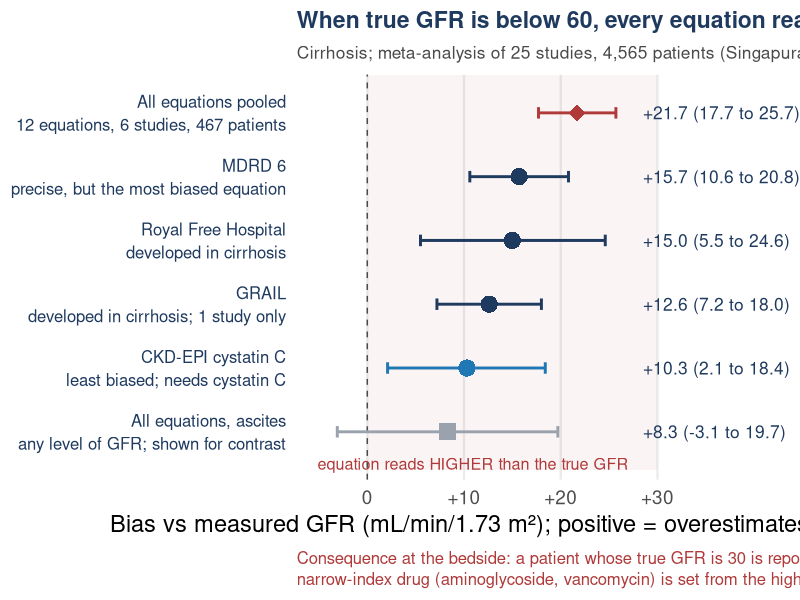

Write R code to recreate this figure.
# =============================================================================
# Cirrhosis GFR slide. Bias of eGFR equations against measured GFR in cirrhosis,
# restricted to patients with measured GFR < 60 mL/min/1.73 m2.
# Source: Singapura 2021, Liver Transpl 27:1538-1552, doi 10.1002/lt.26216.
# Systematic review/meta-analysis: 25 studies, n = 4565 (52.0 years, 37.0% women),
# 18 equations. The <60 subset: 6 studies, 12 equations, 467 patients, measured
# GFR range 22.6-56.8 mL/min/1.73 m2.
# Values below are the clinical-unit (mL/min/1.73 m2) biases reported in the
# abstract; a positive value means the equation OVERESTIMATES GFR:
#   All equations pooled          +21.7 (95% CI 17.7-25.7)
#   MDRD 6                        +15.7 (10.6-20.8)
#   Royal Free Hospital (RFH)     +15.0 (5.5-24.6)
#   GRAIL                         +12.6 (7.2-18.0)   [evaluated in 1 study only]
#   CKD-EPI cystatin C (CEC)      +10.3 (2.1-18.4)
# Context row (all levels of GFR, patients with ascites): +8.3 (-3.1 to 19.7).
# Across all levels of GFR, CKD-EPI creatinine-cystatin C (CESC) was least biased
# (-3.6; -17.4 to 10.3) but imprecise. No simulation; no value is interpolated.
# =============================================================================
suppressPackageStartupMessages({library(dplyr); library(ggplot2)})
col_blue <- "#1f77b4"; col_grey <- "#9aa3ad"; col_navy <- "#1f3a5f"; col_dark <- "#4a4a4a"; col_red <- "#b03a3a"

d <- tribble(~eq, ~detail, ~est, ~lo, ~hi, ~grp,
  "All equations pooled",      "12 equations, 6 studies, 467 patients", 21.7, 17.7, 25.7, "pooled",
  "MDRD 6",                     "precise, but the most biased equation", 15.7, 10.6, 20.8, "cr",
  "Royal Free Hospital",        "developed in cirrhosis",               15.0,  5.5, 24.6, "cr",
  "GRAIL",                      "developed in cirrhosis; 1 study only", 12.6,  7.2, 18.0, "cr",
  "CKD-EPI cystatin C",         "least biased; needs cystatin C",       10.3,  2.1, 18.4, "cys",
  "All equations, ascites", "any level of GFR; shown for contrast",    8.3, -3.1, 19.7, "ctx") |>
  mutate(eq = paste0(eq, "\n", detail), eq = factor(eq, rev(eq)),
         lab = sprintf("%+.1f (%.1f to %.1f)", est, lo, hi),
         lab = ifelse(est == 8.3, "+8.3 (-3.1 to 19.7)", lab))

p <- ggplot(d, aes(est, eq, color = grp)) +
  annotate("rect", xmin = 0, xmax = 30, ymin = 0.4, ymax = 6.6, fill = col_red, alpha = 0.05) +
  geom_vline(xintercept = 0, linetype = "dashed", color = col_dark) +
  geom_errorbar(aes(xmin = lo, xmax = hi), width = 0.18, linewidth = 1, orientation = "y") +
  geom_point(aes(shape = grp), size = 5.5, fill = "white") +
  geom_text(aes(x = 28.5, label = lab), hjust = 0, size = 4.4, color = col_navy, show.legend = FALSE) +
  annotate("text", x = 27, y = 0.5, hjust = 1, size = 4.1, color = col_red,
           label = "equation reads HIGHER than the true GFR") +
  scale_color_manual(values = c(pooled = col_red, cr = col_navy, cys = col_blue, ctx = col_grey), guide = "none") +
  scale_shape_manual(values = c(pooled = 18, cr = 16, cys = 16, ctx = 15), guide = "none") +
  scale_x_continuous(limits = c(-5, 41), breaks = seq(0, 30, 10),
                     labels = \(x) ifelse(x > 0, paste0("+", x), as.character(x))) +
  scale_y_discrete(expand = expansion(add = c(0.75, 0.6))) +
  coord_cartesian(clip = "off") +
  labs(x = "Bias vs measured GFR (mL/min/1.73 m\u00b2); positive = overestimates kidney function", y = NULL,
       title = "When true GFR is below 60, every equation reads about 20 mL/min too high",
       subtitle = "Cirrhosis; meta-analysis of 25 studies, 4,565 patients (Singapura 2021). Subgroup: measured GFR 22.6-56.8",
       caption = "Consequence at the bedside: a patient whose true GFR is 30 is reported at about 50, and the dose of a renally cleared,\nnarrow-index drug (aminoglycoside, vancomycin) is set from the higher number.") +
  theme_minimal(base_size = 17) +
  theme(panel.grid.minor = element_blank(), panel.grid.major.y = element_blank(),
        axis.text.y = element_text(size = 12, color = col_navy, lineheight = 1.15, hjust = 1),
        plot.title = element_text(face = "bold", color = col_navy, size = 16.5),
        plot.subtitle = element_text(color = col_dark, size = 12.5),
        plot.caption = element_text(hjust = 0, size = 12, color = col_red, lineheight = 1.05, margin = margin(t = 10)),
        plot.margin = margin(8, 10, 8, 8))
ggsave("figures/cirrhosis_gfr_bias.png", p, width = 13.2, height = 6.4, dpi = 200, bg = "white")
